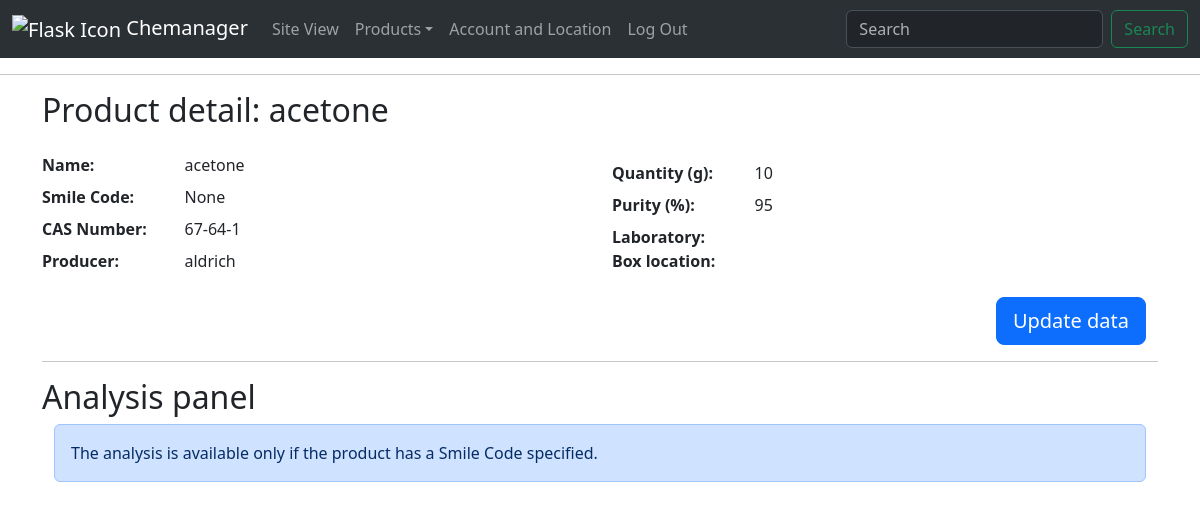
The page /detail/1 (signed in) on the database its author committed.
### chemanager/models.py (models this page shows, shortened)
class Product(models.Model):
    id = models.AutoField(primary_key=True)
    smile = models.TextField(blank=True, null=True)
    name = models.CharField(max_length=100)
    quantity = models.DecimalField(
        max_digits=10, decimal_places=3, help_text="Quantity available in g"
    )
    purity = models.DecimalField(
        max_digits=4, decimal_places=1, null=True, help_text="in %"
    )
    cas_number = models.CharField(max_length=50, null=True)
    producer = models.CharField(max_length=200, null=True)
    location = models.ForeignKey(
        Box, on_delete=models.SET_NULL, related_name="products", null=True
    )
    creation_date = models.DateTimeField(auto_now_add=True)
    update_date = models.DateTimeField(auto_now=True)
    favorites = models.ManyToManyField(
        User, related_name="favorite_products", blank=True
    )

### chemanager/views.py (the view)
# urls.py: path("detail/<int:id>", views.detail, name="detail"),
@login_required
def detail(request, id):
    try:
        product = Product.objects.get(id=id)
    except ObjectDoesNotExist:
        messages.error(request, "The product you tried to get does not exist")
        return HttpResponseRedirect(reverse("inventory"))
    quantity = "{:.3f}".format(float(product.quantity)).rstrip('0').rstrip('.')
    purity = "{:.1f}".format(float(product.purity)).rstrip('0').rstrip('.')
    return render(request, "chemanager/detail.html", {
        'product': product,
        'quantity': quantity,
        'purity': purity
    })

### chemanager/templates/chemanager/detail.html (shortened to what this page needs)
{% extends "chemanager/layout.html" %}
{% load static %}
{% block body %}
<div class="container mb-4">
    <h2 class="page-title">Product detail: <span id="productName" data-productid={{ product.id }}>{{ product.name }}</span></h2>
</div>
<div class="container">
    <div class="row align-items-center">
        <div class="col-lg-6">
            <dl class="row">
                <dt class="col-3">Name:</dt>
                <dd class="col-9 data-text">{{ product.name }}</dd>
                <dt class="col-3">Smile Code:</dt>
                <dd class="col-9  data-text">{{ product.smile }}</dd>
                <dt class="col-3">CAS Number:</dt>
                <dd class="col-9  data-text">{{ product.cas_number }}</dd>
                <dt class="col-3">Producer:</dt>
                <dd class="col-9  data-text">{{ product.producer }}</dd>
            </dl>
        </div>
        <div class="col-lg-6">
            <dl class="row">
                <dt class="col-3">Quantity (g):</dt>
                <dd class="col-9  data-text">{{ quantity }}</dd>
                <dt class="col-3">Purity (%):</dt>
                <dd class="col-9  data-text">{{ purity }}</dd>
                <dt class="col-3">Laboratory:</dt>
                <dd class="col-9  data-text">{{ product.location.lab }}</dd>
                <dt class="col-3">Box location:</dt>
                <dd class="col-9  data-text">{{ product.location.box_number }}</dd>
            </dl>
        </div>
    </div>
    <div class="container text-end mb-3">
        <button class="btn btn-primary btn-lg text-end updateButton">Update data</button>
    </div>
    <hr>
    <h2 class="page-title">Analysis panel</h2>
     {% if not product.smile %}
    <div class="container">
        <div class="alert alert-primary no-product" role="alert">
            The analysis is available only if the product has a Smile Code specified.
        </div>
    </div>
    {% else %}
    test
    {% endif %}
</div>
{% endblock %}

### rows shown on the page
Product: name "acetone", smile "None", cas_number "67-64-1", producer "aldrich"

### other values the page prints
{{ quantity }} "10"
{{ purity }} "95"
